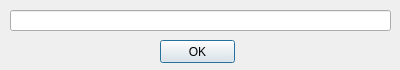
<?xml version="1.0" encoding="UTF-8"?>
<ui version="4.0">
 <class>Dialog_userinput</class>
 <widget class="QDialog" name="Dialog_userinput">
  <property name="geometry">
   <rect>
    <x>0</x>
    <y>0</y>
    <width>400</width>
    <height>70</height>
   </rect>
  </property>
  <property name="windowTitle">
   <string>Dialog</string>
  </property>
  <property name="modal">
   <bool>true</bool>
  </property>
  <widget class="QPushButton" name="pushButton_ok">
   <property name="geometry">
    <rect>
     <x>160</x>
     <y>40</y>
     <width>75</width>
     <height>23</height>
    </rect>
   </property>
   <property name="text">
    <string>OK</string>
   </property>
  </widget>
  <widget class="QLineEdit" name="lineEdit">
   <property name="geometry">
    <rect>
     <x>10</x>
     <y>10</y>
     <width>381</width>
     <height>21</height>
    </rect>
   </property>
  </widget>
 </widget>
 <resources/>
 <connections/>
</ui>
